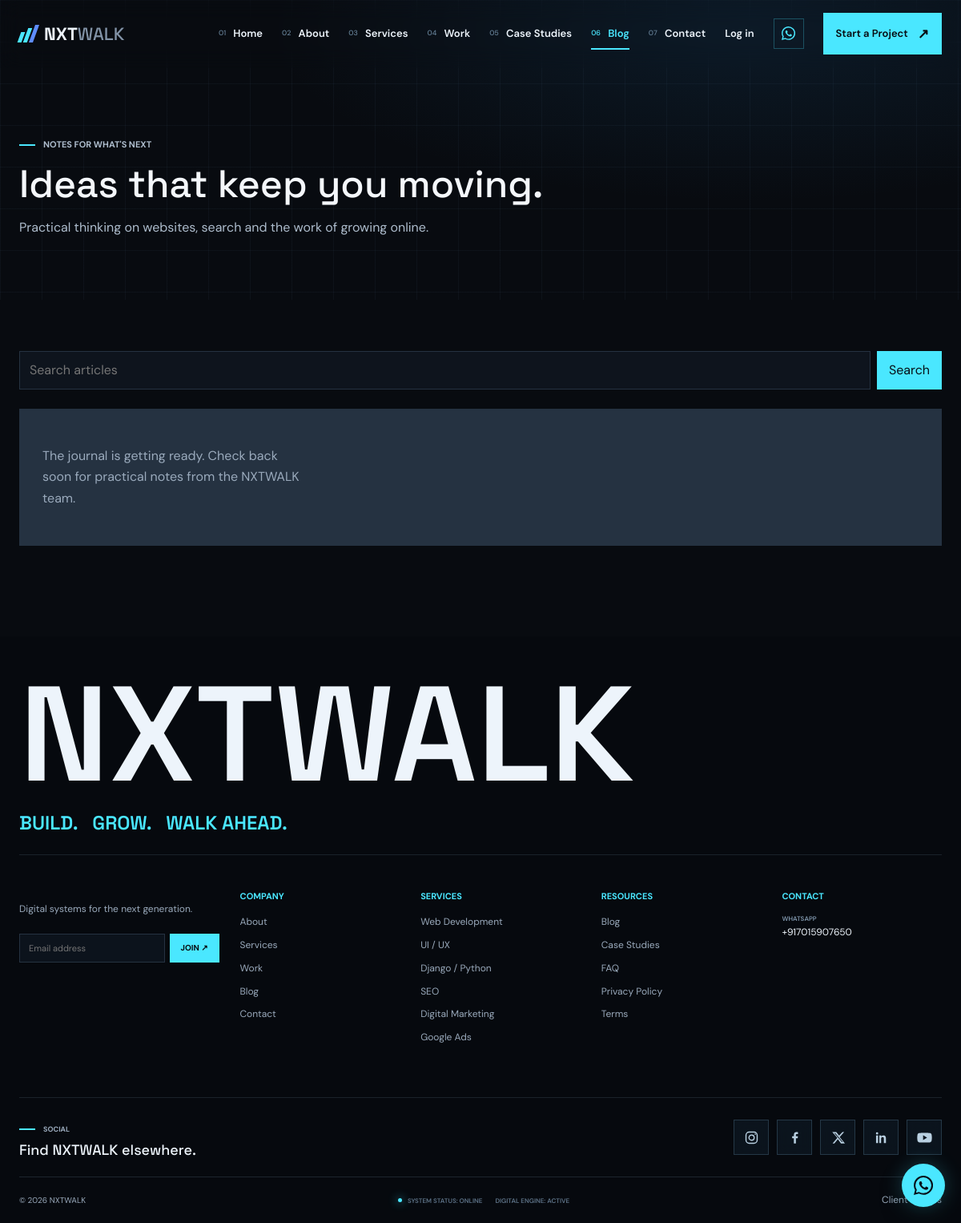
Screenshot of /blog/ with the database file from the repository.
### apps/website/models.py (models this page shows, shortened)
class NavigationItem(models.Model):
    title = models.CharField(max_length=80)
    url = models.CharField(max_length=300, blank=True, help_text="Internal path, starting with /")
    external_url = models.URLField(blank=True, validators=[URLValidator(schemes=["https", "http"])])
    is_external = models.BooleanField(default=False)
    is_cta = models.BooleanField(default=False)
    display_order = models.PositiveSmallIntegerField(default=0)
    is_active = models.BooleanField(default=True)
    created_at = models.DateTimeField(auto_now_add=True)
    updated_at = models.DateTimeField(auto_now=True)
    class Meta:
        ordering = ["display_order", "id"]
    @property
    def href(self):
        return self.external_url if self.is_external else self.url

class SiteSettings(models.Model):
    organization_name = models.CharField("company name", max_length=120, default="NXTWALK")
    tagline = models.CharField(max_length=180, default="Build. Grow. Walk Ahead.")
    contact_email = models.EmailField(blank=True)
    phone = models.CharField(max_length=40, blank=True)
    whatsapp_number = models.CharField(
        max_length=24,
        blank=True,
        validators=[RegexValidator(r"^\+?[0-9\s().-]{8,24}$", "Enter a valid WhatsApp number.")],
    )
    address = models.CharField(max_length=240, blank=True)
    city = models.CharField(max_length=100, blank=True)
    country = models.CharField(max_length=100, blank=True)
    business_hours = models.CharField(max_length=240, blank=True)
    google_maps_url = models.URLField(blank=True)
    website_url = models.URLField(blank=True)
    logo = models.ImageField(upload_to="site/", blank=True)
    favicon = models.FileField(upload_to="site/", blank=True)
    footer_description = models.CharField(max_length=240, default="Digital systems for the next generation.")
    default_seo_title = models.CharField(max_length=60, blank=True)
    default_meta_description = models.CharField(max_length=160, blank=True)
    default_keywords = models.TextField(blank=True)
    default_og_image = models.ImageField(upload_to="site/", blank=True)
    google_analytics_id = models.CharField(max_length=40, blank=True)
    search_console_verification = models.CharField(max_length=160, blank=True)
    updated_at = models.DateTimeField(auto_now=True)
    class Meta:
        verbose_name = "site settings"
        verbose_name_plural = "site settings"
    @property
    def company_name(self):
        return self.organization_name
    @property
    def whatsapp_link(self):
        digits = re.sub(r"\D", "", self.whatsapp_number)
        return f"https://wa.me/{digits}" if 8 <= len(digits) <= 15 else ""

class FooterSettings(models.Model):
    logo = models.ImageField(upload_to="site/", blank=True)
    description = models.CharField(max_length=240, default="Digital systems for the next generation.")
    copyright_text = models.CharField(max_length=180, blank=True)
    show_social_links = models.BooleanField(default=True)
    show_whatsapp = models.BooleanField(default=True)
    show_email = models.BooleanField(default=True)
    show_phone = models.BooleanField(default=True)
    show_address = models.BooleanField(default=True)
    updated_at = models.DateTimeField(auto_now=True)
    class Meta:
        verbose_name = "footer settings"
        verbose_name_plural = "footer settings"

class FooterLink(models.Model):
    COMPANY = "company"
    SERVICES = "services"
    RESOURCES = "resources"
    SECTION_CHOICES = [
        (COMPANY, "Company"),
        (SERVICES, "Services"),
        (RESOURCES, "Resources"),
    ]
    section = models.CharField(max_length=16, choices=SECTION_CHOICES)
    title = models.CharField(max_length=80)
    url = models.CharField(max_length=300, blank=True, help_text="Internal path, starting with /")
    external_url = models.URLField(blank=True, validators=[URLValidator(schemes=["https", "http"])])
    is_external = models.BooleanField(default=False)
    display_order = models.PositiveSmallIntegerField(default=0)
    is_active = models.BooleanField(default=True)
    class Meta:
        ordering = ["section", "display_order", "id"]
    @property
    def href(self):
        return self.external_url if self.is_external else self.url

class SocialLink(models.Model):
    INSTAGRAM = "instagram"
    FACEBOOK = "facebook"
    X = "x"
    LINKEDIN = "linkedin"
    YOUTUBE = "youtube"
    WHATSAPP = "whatsapp"
    OTHER = "other"
    PLATFORM_CHOICES = [
        (INSTAGRAM, "Instagram"),
        (FACEBOOK, "Facebook"),
        (X, "X"),
        (LINKEDIN, "LinkedIn"),
        (YOUTUBE, "YouTube"),
        (WHATSAPP, "WhatsApp"),
        (OTHER, "Other"),
    ]
    platform = models.CharField(max_length=20, choices=PLATFORM_CHOICES)
    name = models.CharField(max_length=80)
    url = models.URLField(validators=[URLValidator(schemes=["https", "http"])])
    icon = models.CharField(max_length=20, choices=PLATFORM_CHOICES, blank=True)
    display_order = models.PositiveSmallIntegerField(default=0)
    is_active = models.BooleanField(default=True)
    open_new_tab = models.BooleanField(default=True)
    created_at = models.DateTimeField(auto_now_add=True)
    updated_at = models.DateTimeField(auto_now=True)
    class Meta:
        ordering = ["display_order", "name"]

### apps/blog/views.py (the view)
# urls.py: path("", views.post_list, name="list"),
def post_list(request):
    posts = _published_posts()
    query = request.GET.get("q", "").strip()
    if query:
        posts = posts.filter(Q(title__icontains=query) | Q(excerpt__icontains=query) | Q(content__icontains=query))
    category_slug = request.GET.get("category", "").strip()
    if category_slug:
        posts = posts.filter(category__slug=category_slug)
    page_obj = Paginator(posts, 6).get_page(request.GET.get("page"))
    return render(request, "blog/list.html", {
        "page_obj": page_obj,
        "posts": page_obj.object_list,
        "query": query,
        "categories": Category.objects.all(),
    })

### apps/blog/views.py (called while the page is built)
def _published_posts():
    return Post.objects.filter(
        status=Post.PUBLISHED,
        published_at__lte=timezone.now(),
    ).select_related("author", "category").prefetch_related("tags")

### templates/blog/list.html (shortened to what this page needs)
{% extends "base.html" %}
{% block content %}
<section class="page-heading"><div class="container"><span class="eyebrow">Notes for what's next</span><h1>Ideas that keep you moving.</h1><p>Practical thinking on websites, search and the work of growing online.</p></div></section>
<section class="content-section"><div class="container">
	<div class="filter-row">
		<form class="search-form" method="get" role="search"><label class="visually-hidden" for="blog-search">Search the journal</label><input id="blog-search" type="search" name="q" value="{{ query }}" placeholder="Search articles"><button type="submit">Search</button></form>
	</div>
	<div class="journal-grid">
	{% for post in posts %}{% include "partials/blog_card.html" with post=post %}
	{% empty %}<p class="empty-state">{% if query %}No articles match &ldquo;{{ query }}&rdquo;. Try another search.{% elif active_category %}No published articles in this category yet.{% elif active_tag %}No published articles use this tag yet.{% else %}The journal is getting ready. Check back soon for practical notes from the NXTWALK team.{% endif %}</p>{% endfor %}
	</div>
</div>
</section>
{% endblock %}

### templates/partials/navbar.html (shortened to what this page needs)
<header class="site-header" id="site-header">
    <div class="container nav-wrap">
        <a class="logo" href="{% url 'website:home' %}" aria-label="NXTWALK home">
            {% if site_settings.logo %}<img class="brand-logo-image" src="{{ site_settings.logo.url }}" alt="{{ site_settings.company_name }}" loading="lazy">{% else %}
            <span class="logo-mark" aria-hidden="true"><i></i><i></i><i></i></span>
            <span>NXT<span class="logo-light">WALK</span></span>
            {% endif %}
        </a>
        <nav class="primary-nav" id="primary-nav" aria-label="Primary navigation">
            {% for item in navigation_items %}<a class="{% if request.path == item.href %}is-active{% endif %}" href="{{ item.href }}"{% if item.is_external %} target="_blank" rel="noopener noreferrer"{% endif %}><span class="nav-index">0{{ forloop.counter }}</span> {{ item.title }}</a>{% endfor %}
            {% if user.is_authenticated %}
            <a href="{% url 'accounts:profile' %}">Account</a>
            {% if user.is_staff %}<a href="{% url 'website:admin_dashboard' %}">Dashboard</a>{% endif %}
            <form class="nav-logout" action="{% url 'accounts:logout' %}" method="post">{% csrf_token %}<button type="submit">Log out</button></form>
            {% else %}
            <a href="{% url 'accounts:login' %}">Log in</a>
            {% endif %}
            {% if site_settings.whatsapp_link and footer_settings.show_whatsapp %}<a class="nav-whatsapp" href="{{ site_settings.whatsapp_link }}" target="_blank" rel="noopener noreferrer" title="Chat with us on WhatsApp" aria-label="Chat with us on WhatsApp">{% include "partials/social-icon.html" with icon="whatsapp" %}</a>{% endif %}
            {% if navigation_cta %}<a class="nav-contact" href="{{ navigation_cta.href }}"{% if navigation_cta.is_external %} target="_blank" rel="noopener noreferrer"{% endif %}>{{ navigation_cta.title }} <span aria-hidden="true">&#8599;</span></a>{% else %}<a class="nav-contact" href="{% url 'contact:project_enquiry' %}">Start project <span aria-hidden="true">&#8599;</span></a>{% endif %}
        </nav>
    </div>
</header>

### templates/partials/social-icon.html
<svg class="social-icon-svg" viewBox="0 0 24 24" aria-hidden="true" focusable="false">
    {% if icon == "instagram" %}
    <rect x="3.2" y="3.2" width="17.6" height="17.6" rx="5" fill="none" stroke="currentColor" stroke-width="1.8"/><circle cx="12" cy="12" r="4.1" fill="none" stroke="currentColor" stroke-width="1.8"/><circle cx="17.8" cy="6.4" r="1.1" fill="currentColor"/>
    {% elif icon == "facebook" %}
    <path fill="currentColor" d="M13.7 21v-8h2.8l.4-3.2h-3.2V7.7c0-.9.3-1.5 1.6-1.5H17V3.4c-.3 0-1.2-.1-2.4-.1-2.4 0-4.1 1.5-4.1 4.3v2.2H7.8V13h2.7v8z"/>
    {% elif icon == "x" %}
    <path fill="currentColor" d="M18.9 3h2.7l-7.1 8.1L22.8 21h-6.2l-4.9-6.4L6.1 21H3.3l7.6-8.7L2.8 3h6.4l4.4 5.9zm-.9 16h1.5L7.7 4.9H6.1z"/>
    {% elif icon == "linkedin" %}
    <path fill="currentColor" d="M5.3 3.5a1.8 1.8 0 1 0 0 3.6 1.8 1.8 0 0 0 0-3.6M3.7 8.6h3.2v11.8H3.7zm5.2 0H12v1.6h.1a3.5 3.5 0 0 1 3.2-1.8c3.4 0 4 2.2 4 5v7h-3.3v-6.2c0-1.5 0-3.3-2-3.3s-2.3 1.6-2.3 3.2v6.3H8.9z"/>
    {% elif icon == "youtube" %}
    <path fill="currentColor" d="M23.1 7a3 3 0 0 0-2.1-2.2C19.2 4.3 12 4.3 12 4.3s-7.2 0-9 .5A3 3 0 0 0 .9 7 31 31 0 0 0 .4 12a31 31 0 0 0 .5 5 3 3 0 0 0 2.1 2.2c1.8.5 9 .5 9 .5s7.2 0 9-.5a3 3 0 0 0 2.1-2.2 31 31 0 0 0 .5-5 31 31 0 0 0-.5-5M9.7 15.8V8.2l6.3 3.8z"/>
    {% elif icon == "whatsapp" %}
    <path fill="currentColor" d="M20.5 3.5A11.9 11.9 0 0 0 12 0C5.4 0 .1 5.3.1 11.9c0 2.1.5 4.1 1.6 5.9L0 24l6.4-1.7a12 12 0 0 0 5.7 1.5h.1c6.6 0 11.9-5.3 11.9-11.9 0-3.2-1.3-6.2-3.6-8.4M12.1 21.8a10 10 0 0 1-5.1-1.4l-.4-.2-3.8 1 1-3.7-.2-.4a9.8 9.8 0 0 1-1.5-5.2A10 10 0 0 1 12 2a10 10 0 0 1 10 10 10 10 0 0 1-9.9 9.8m5.5-7.4c-.3-.1-1.6-.8-1.9-.9-.3-.1-.4-.1-.6.2s-.7.9-.9 1c-.1.2-.3.2-.6.1-.3-.2-1.2-.4-2.3-1.4-.8-.7-1.4-1.6-1.5-1.9-.2-.3 0-.4.1-.5l.4-.5c.1-.2.2-.3.3-.5.1-.2 0-.4 0-.5l-.9-2.1c-.2-.6-.5-.5-.6-.5h-.6c-.2 0-.5.1-.8.4-.3.3-1 1-1 2.3s1 2.7 1.1 2.9c.2.2 2 3.1 4.8 4.3.7.3 1.2.5 1.6.6.7.2 1.3.2 1.8.1.6-.1 1.6-.7 1.9-1.3.2-.6.2-1.1.2-1.3-.1-.1-.4-.2-.7-.4"/>
    {% else %}
    <path fill="none" stroke="currentColor" stroke-width="1.7" d="M12 2.8a9.2 9.2 0 1 0 0 18.4 9.2 9.2 0 0 0 0-18.4Zm-3.7 9.2h7.4m-3.7-3.7v7.4"/>
    {% endif %}
</svg>

### templates/partials/footer.html
<footer class="site-footer">
    <div class="container footer-monument">
        {% if footer_settings.logo %}<img class="footer-logo-image" src="{{ footer_settings.logo.url }}" alt="{{ site_settings.company_name }}" loading="lazy">{% elif site_settings.logo %}<img class="footer-logo-image" src="{{ site_settings.logo.url }}" alt="{{ site_settings.company_name }}" loading="lazy">{% else %}<strong aria-label="{{ site_settings.company_name }}">{{ site_settings.company_name }}</strong>{% endif %}
        <p class="footer-manifesto">BUILD. &nbsp; GROW. &nbsp; WALK AHEAD.</p>
    </div>
    <div class="container footer-top">
        <div class="footer-brand">
            <p>{{ footer_settings.description|default:site_settings.footer_description }}</p>
            {% include "partials/newsletter-form.html" %}
        </div>
        <div class="footer-column">
            <h2>Company</h2>
            {% for link in footer_company_links %}<a href="{{ link.href }}"{% if link.is_external %} target="_blank" rel="noopener noreferrer"{% endif %}>{{ link.title }}</a>{% endfor %}
        </div>
        <div class="footer-column">
            <h2>Services</h2>
            {% for link in footer_service_links %}<a href="{{ link.href }}"{% if link.is_external %} target="_blank" rel="noopener noreferrer"{% endif %}>{{ link.title }}</a>{% endfor %}
        </div>
        <div class="footer-column">
            <h2>Resources</h2>
            {% for link in footer_resource_links %}<a href="{{ link.href }}"{% if link.is_external %} target="_blank" rel="noopener noreferrer"{% endif %}>{{ link.title }}</a>{% endfor %}
        </div>
        <div class="footer-column footer-contact">
            <h2>Contact</h2>
            {% include "partials/contact-methods.html" %}
        </div>
    </div>
    {% if footer_settings.show_social_links %}<div class="container footer-social-row"><div><span class="eyebrow">Social</span><h2>Find NXTWALK elsewhere.</h2></div>{% include "partials/social-links.html" %}</div>{% endif %}
    <div class="container footer-bottom">
        <p>{% if footer_settings.copyright_text %}{{ footer_settings.copyright_text }}{% else %}&#169; {% now "Y" %} {{ site_settings.company_name }}{% endif %}</p>
        <p class="footer-telemetry"><span><i></i> System status: online</span><span>Digital engine: active</span></p>
        <a href="{% url 'accounts:login' %}">Client access</a>
    </div>
</footer>

### templates/partials/contact-methods.html (shortened to what this page needs)
<div class="contact-methods">
    {% if site_settings.whatsapp_link and footer_settings.show_whatsapp %}<a href="{{ site_settings.whatsapp_link }}" target="_blank" rel="noopener noreferrer"><span>WhatsApp</span>{{ site_settings.whatsapp_number }}</a>{% endif %}
</div>

### templates/partials/social-links.html
<div class="social-links" aria-label="NXTWALK social media">
    {% for social in social_links %}
    <a class="social-icon" href="{{ social.url }}" aria-label="{{ social.name }}" title="{{ social.name }}"{% if social.open_new_tab %} target="_blank" rel="noopener noreferrer"{% endif %}>
        {% include "partials/social-icon.html" with icon=social.icon %}
    </a>
    {% endfor %}
</div>

### rows the page displays
NavigationItem: title "Home"
NavigationItem: title "About"
NavigationItem: title "Services"
NavigationItem: title "Work"
NavigationItem: title "Case Studies"
NavigationItem: title "Blog"
NavigationItem: title "Contact"
NavigationItem: title "Start a Project"
SiteSettings: company_name "NXTWALK", whatsapp_number "+917015907650"
FooterSettings: description "Digital systems for the next generation."
FooterLink: title "About"
FooterLink: title "Services"
FooterLink: title "Work"
FooterLink: title "Blog"
FooterLink: title "Contact"
FooterLink: title "Web Development"
FooterLink: title "UI / UX"
FooterLink: title "Django / Python"
FooterLink: title "SEO"
FooterLink: title "Digital Marketing"
FooterLink: title "Google Ads"
FooterLink: title "Blog"
FooterLink: title "Case Studies"
FooterLink: title "FAQ"
FooterLink: title "Privacy Policy"
FooterLink: title "Terms"
